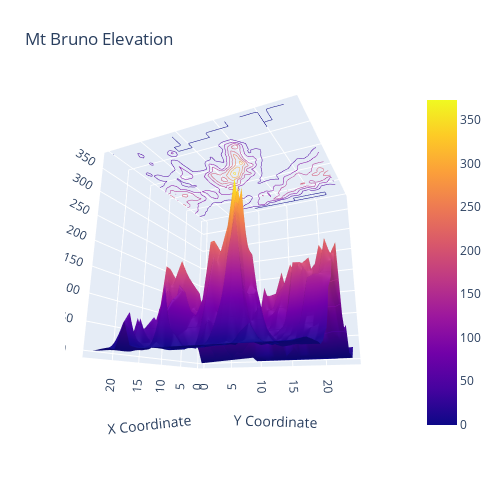

Notebook code for this chart:
### Code cell
# Create a Figure with a Surface plot using the elevation data
fig = go.Figure(data=[go.Surface(z=z_data.values)])

# Update the surface trace with contour lines on the z-axis
fig.update_traces(
    contours_z=dict(
        show=True,          # Display the contour lines
        usecolormap=True,   # Use the surface's colormap for the contours
        highlightcolor="limegreen",  # Set the highlight color for contours
        project_z=True      # Project the contours onto the z-plane
    )
)

# Update the layout of the figure:
fig.update_layout(
    title=dict(text='Mt Bruno Elevation'),  # Set the plot title
    autosize=False,                           # Disable automatic sizing
    scene=dict(
        # Custom axis labels
        xaxis=dict(title='X Coordinate'),
        yaxis=dict(title='Y Coordinate'),
        zaxis=dict(title='Elevation (m)'),
        camera_eye=dict(x=1.87, y=0.88, z=-0.64)
    ),
    width=500,    # Set the width of the figure
    height=500,   # Set the height of the figure
    margin=dict(l=65, r=50, b=65, t=90)  # Set custom margins for the figure layout
)

# Render and display the figure
fig.show()

### Figure 1 — Plotly figure (JSON) as saved in the notebook; plotly's stock layout.template omitted (floating-point values rounded to 4 significant figures; data arrays with more than 128 entries replaced by an {"elided": "..."} marker saying what was removed)
{"data": [{"contours": {"z": {"highlightcolor": "limegreen", "project": {"z": true}, "show": true, "usecolormap": true}}, "type": "surface", "z": {"elided": "25x25 float values"}}], "layout": {"autosize": false, "height": 500, "margin": {"b": 65, "l": 65, "r": 50, "t": 90}, "scene": {"camera": {"eye": {"x": 1.87, "y": 0.88, "z": -0.64}}, "xaxis": {"title": {"text": "X Coordinate"}}, "yaxis": {"title": {"text": "Y Coordinate"}}, "zaxis": {"title": {"text": "Elevation (m)"}}}, "title": {"text": "Mt Bruno Elevation"}, "width": 500}}
